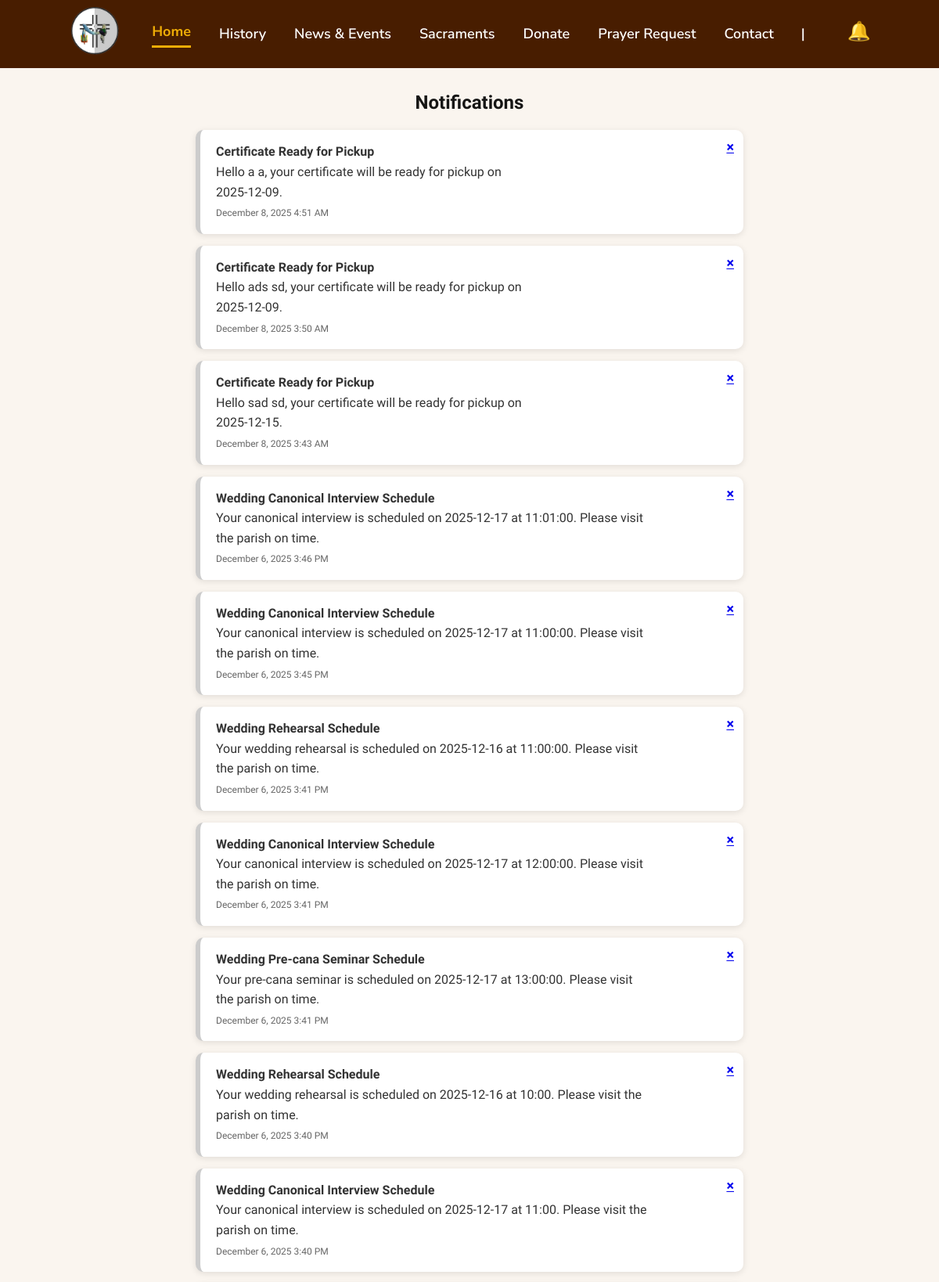
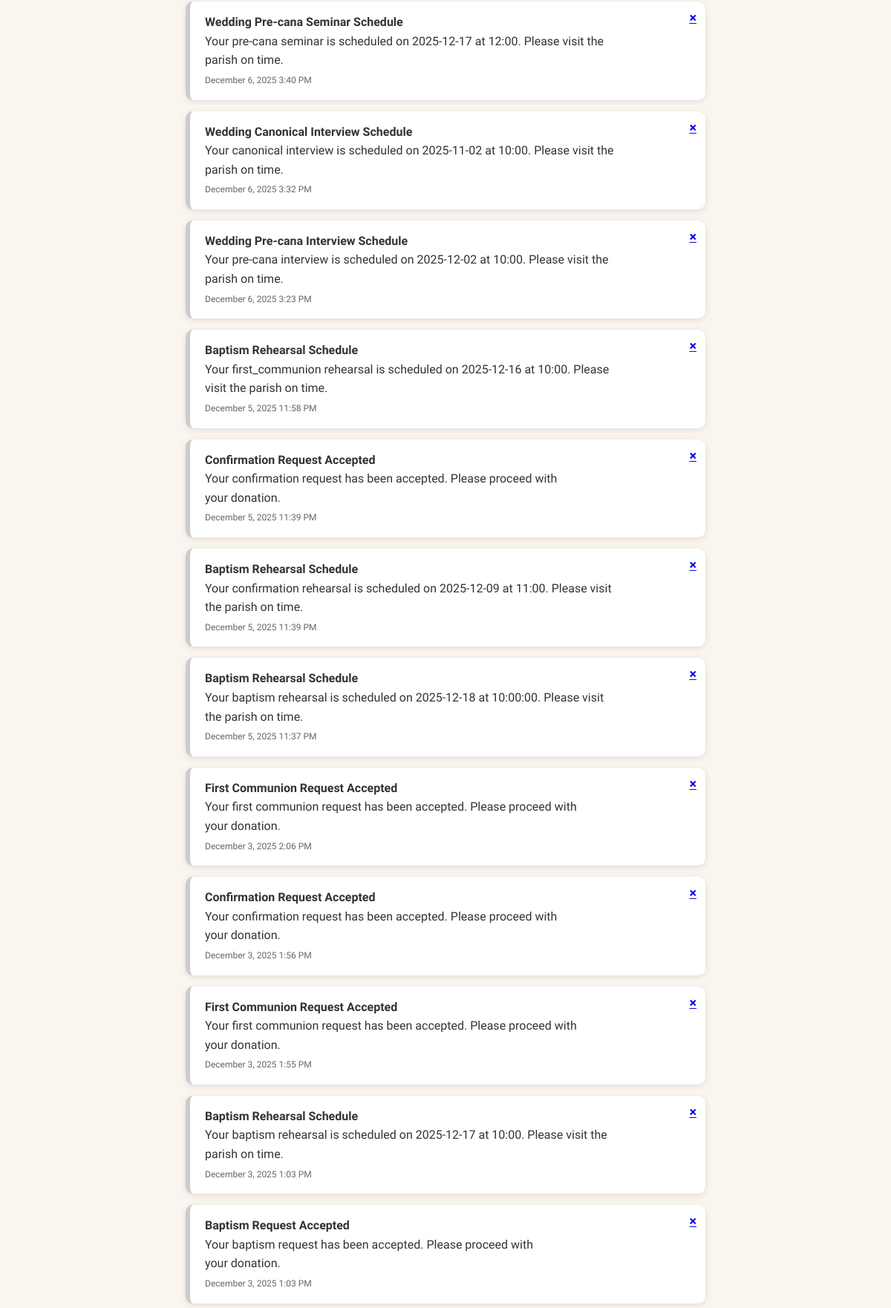
The page /public/members/notifications.php (signed in, upper part) on the database its author committed (2 pictures, top to bottom).
### tables this page shows
CREATE TABLE `notifications` (
  `id` int(11) NOT NULL,
  `user_id` int(11) NOT NULL,
  `title` varchar(255) DEFAULT NULL,
  `message` text DEFAULT NULL,
  `type` varchar(50) DEFAULT 'info',
  `is_read` tinyint(1) DEFAULT 0,
  `created_at` datetime DEFAULT current_timestamp()
);

### public/members/notifications.php (the view, shortened to what this page needs)
<?php
require_once '../connection.php';
$user_id = $_SESSION['user_id'];
$stmt = $conn->prepare("SELECT * FROM notifications WHERE user_id = ? ORDER BY created_at DESC");
$stmt->bind_param("i", $user_id);
$stmt->execute();
$result = $stmt->get_result();
$stmt = $conn->prepare("SELECT * FROM notifications WHERE user_id = ? ORDER BY created_at DESC");
$stmt->bind_param("i", $user_id);
$stmt->execute();
$result = $stmt->get_result();
$notifications = $result->fetch_all(MYSQLI_ASSOC);
?>
<!DOCTYPE html>
<html lang="en">
<head>
  <link rel="stylesheet" href="../../stylesheets/public/notifications.css" />
  <link rel="stylesheet" href="https://cdnjs.cloudflare.com/ajax/libs/font-awesome/6.4.0/css/all.min.css">
    <link rel="stylesheet" href="../../stylesheets/public/user_footer_navbar.css" />
</head>
<body>
<header>
    <nav class="navbar">
        <ul class="nav-links">
            <li><a href="#"><img src="../../stylesheets/assets/santa krus logo.png" alt="Parish Logo" class="logo" /></a></li>
            <li><a href="../homepage.php" class="active">Home</a></li>
            <li><a href="../history.php">History</a></li>
            <li><a href="../events.php">News & Events</a></li>
            <li><a href="../sacraments.php">Sacraments</a></li>
            <li><a href="../donation.php">Donate</a></li>
            <li><a href="../prayer_page.php">Prayer Request</a></li>
            <li><a href="../contact.php">Contact</a></li>
            <?php
            if (!isset($_SESSION['user_id']) || $_SESSION['user_type'] !== 'User') {
                echo '<li><a href="login.php" id="login-btn" style="color:white;"><i class="fa-regular fa-user"></i>   Log In</a></li>';
            } else {
                ?>
            <p style="color:white; padding-left: 17px; padding-right: 17px;">|</p>
                <li class="li-dropdown">
                </li>
                <li class="nav-notification">
                    <a href="notifications.php">
                        <span class="bell">&#128276;</span>
                    </a>
                </li>
                <?php
            }
            ?>
        </ul>
    </nav>
</header>
  <main>
    <section class="notif-header">
      <h2>Notifications</h2>
    </section>
<div class="notification-container">
<?php foreach ($notifications as $note): ?>
<a href="notifications.php?read_id=<?= $note['id'] ?>" class="notification-link">
<div class="notification <?= $note['type']; ?> <?= $note['is_read']==0?'unread':'' ?>">
    <div class="text">
        <strong><?= $note['title']; ?></strong>
        <p><?= $note['message']; ?></p>
        <small><?= date("F j, Y g:i A", strtotime($note['created_at'])); ?></small>
    </div>
    <div class="delete-btn">
        <a href="notifications.php?delete_id=<?= $note['id'] ?>" onclick="event.stopPropagation(); return confirm('Are you sure you want to delete this notification?');">&times;</a>
    </div>
</div>
</a>
<?php endforeach; ?>
</div>
</body>
</html>

### stylesheets/public/notifications.css (style rules this page uses)
.notif-header h2 { text-align: center; margin-top: 7rem; font-size: 1.5rem; color: #000000e9; margin-bottom: 1rem; }
.notification-container { max-width: 700px; margin: auto; }
.notification { background: white; padding: 15px 20px; border-radius: 8px; margin-bottom: 15px; display: flex; justify-content: space-between; align-items: center; border-left: 6px solid #ccc; }
.notification .text { max-width: 85%; }
.notification small { color: #666; font-size: 12px; }
.notification { position: relative; padding: 15px 20px; border-radius: 10px; display: flex; align-items: flex-start; gap: 10px; box-shadow: 0 2px 8px rgba(0,0,0,0.1); transition: transform 0.2s, box-shadow 0.2s; }
.notification .delete-btn { position: absolute; top: 8px; right: 12px; font-size: 18px; color: #888; cursor: pointer; font-weight: bold; text-decoration: none; }
.notification-link { text-decoration: none; color: inherit; display: block; }

### stylesheets/public/user_footer_navbar.css (style rules this page uses)
:root { --primary: #481d00; --yellow: #efad06; --green: #2e7d32; --greenhover: #22a028; --off-white: #faf5ef; --white: #fff; --gray: #6c757d; --dark: #343a40; }
* { margin: 0; padding: 0; box-sizing: border-box; }
body { font-family: "Cantata One", serif; font-weight: 400; font-style: normal; background-color: var(--off-white); color: #333; line-height: 1.6; }
.navbar { position: fixed; top: 0; width: 100%; z-index: 1000; background-color: var(--primary); display: flex; align-items: center; flex-wrap: wrap; justify-content: center; font-family: "Nunito Sans", sans-serif; font-weight: 501; font-style: normal; font-size: 18px; }
.logo { height: 74px; border-radius: 50%; object-fit: cover; }
.nav-links a.active { color: var(--yellow); font-weight: 700; border-bottom: 1px solid var(--yellow); padding-bottom: 3px; }
.nav-links a.active, .nav-links a.active:hover { color: var(--yellow); border-bottom: 3px solid var(--yellow); }
.nav-links { list-style: none; display: flex; align-items: center; }
.nav-links li { padding: 2px 18px; transition: 0.4s; position: relative; }
.nav-links a { text-decoration: none; color: white; display: block; }
.li-dropdown { position: relative; }
.nav-notification { position: relative; margin-left: 1rem; }
.nav-notification .bell { font-size: 1.5rem; margin-left: -33px; }

### rows shown on the page
notifications: title "Certificate Ready for Pickup", message "Hello a a, your certificate will be ready for pickup on 2025-12-09.", created_at "December 8, 2025 4:51 AM"
notifications: title "Certificate Ready for Pickup", message "Hello ads sd, your certificate will be ready for pickup on 2025-12-09.", created_at "December 8, 2025 3:50 AM"
notifications: title "Certificate Ready for Pickup", message "Hello sad sd, your certificate will be ready for pickup on 2025-12-15.", created_at "December 8, 2025 3:43 AM"
notifications: title "Wedding Canonical Interview Schedule", message "Your canonical interview is scheduled on 2025-12-17 at 11:01:00. Please visit the parish on time.", created_at "December 6, 2025 3:46 PM"
notifications: title "Wedding Canonical Interview Schedule", message "Your canonical interview is scheduled on 2025-12-17 at 11:00:00. Please visit the parish on time.", created_at "December 6, 2025 3:45 PM"
notifications: title "Wedding Rehearsal Schedule", message "Your wedding rehearsal is scheduled on 2025-12-16 at 11:00:00. Please visit the parish on time.", created_at "December 6, 2025 3:41 PM"
notifications: title "Wedding Canonical Interview Schedule", message "Your canonical interview is scheduled on 2025-12-17 at 12:00:00. Please visit the parish on time.", created_at "December 6, 2025 3:41 PM"
notifications: title "Wedding Pre-cana Seminar Schedule", message "Your pre-cana seminar is scheduled on 2025-12-17 at 13:00:00. Please visit the parish on time.", created_at "December 6, 2025 3:41 PM"
notifications: title "Wedding Rehearsal Schedule", message "Your wedding rehearsal is scheduled on 2025-12-16 at 10:00. Please visit the parish on time.", created_at "December 6, 2025 3:40 PM"
notifications: title "Wedding Canonical Interview Schedule", message "Your canonical interview is scheduled on 2025-12-17 at 11:00. Please visit the parish on time.", created_at "December 6, 2025 3:40 PM"
notifications: title "Wedding Pre-cana Seminar Schedule", message "Your pre-cana seminar is scheduled on 2025-12-17 at 12:00. Please visit the parish on time.", created_at "December 6, 2025 3:40 PM"
notifications: title "Wedding Canonical Interview Schedule", message "Your canonical interview is scheduled on 2025-11-02 at 10:00. Please visit the parish on time.", created_at "December 6, 2025 3:32 PM"
notifications: title "Wedding Pre-cana Interview Schedule", message "Your pre-cana interview is scheduled on 2025-12-02 at 10:00. Please visit the parish on time.", created_at "December 6, 2025 3:23 PM"
notifications: title "Baptism Rehearsal Schedule", message "Your first_communion rehearsal is scheduled on 2025-12-16 at 10:00. Please visit the parish on time.", created_at "December 5, 2025 11:58 PM"
notifications: title "Confirmation Request Accepted", message "Your confirmation request has been accepted. Please proceed with your donation.", created_at "December 5, 2025 11:39 PM"
notifications: title "Baptism Rehearsal Schedule", message "Your confirmation rehearsal is scheduled on 2025-12-09 at 11:00. Please visit the parish on time.", created_at "December 5, 2025 11:39 PM"
notifications: title "Baptism Rehearsal Schedule", message "Your baptism rehearsal is scheduled on 2025-12-18 at 10:00:00. Please visit the parish on time.", created_at "December 5, 2025 11:37 PM"
notifications: title "First Communion Request Accepted", message "Your first communion request has been accepted. Please proceed with your donation.", created_at "December 3, 2025 2:06 PM"
notifications: title "Confirmation Request Accepted", message "Your confirmation request has been accepted. Please proceed with your donation.", created_at "December 3, 2025 1:56 PM"
notifications: title "First Communion Request Accepted", message "Your first communion request has been accepted. Please proceed with your donation.", created_at "December 3, 2025 1:55 PM"
notifications: title "Baptism Rehearsal Schedule", message "Your baptism rehearsal is scheduled on 2025-12-17 at 10:00. Please visit the parish on time.", created_at "December 3, 2025 1:03 PM"
notifications: title "Baptism Request Accepted", message "Your baptism request has been accepted. Please proceed with your donation.", created_at "December 3, 2025 1:03 PM"
